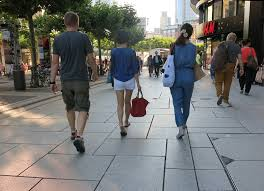
#> input picture practicas/peatones/pedestrian3.jpeg, 264 x 191 px, found by its file name
$ jupyter execute detecccion_peatones_images.ipynb
#> lines starting #> are read from the running program, lines starting #| are printed output that depends on the picture; after the words box and inside, x2 and y2 are one past the last pixel; in counts of white or black regions, pixels touching at a corner belong together
[cell 1]
#importar las bibliotecas necesarias
import numpy as np
import imutils
import cv2
from imutils.object_detection import non_max_suppression
import matplotlib.pyplot as plt

[cell 2]
# se inicializa descriptor HOG y SVM
hog = cv2.HOGDescriptor()
hog.setSVMDetector(cv2.HOGDescriptor_getDefaultPeopleDetector())

[cell 3]
#indicamos la direccion de la imagen
ruta_img = '/home/miguel/Documents/sr/basic1/fotos/pedestrian3.jpeg'
imagen = cv2.imread(ruta_img)
#> imagen is the input picture: shape (191, 264, 3); mean B, G, R 113.7, 115.6, 115.1
imagen = imutils.resize(imagen, width = min(400, imagen.shape[1]))

[cell 4]
#detectar peatones en la imagen
(rectas, weights) = hog.detectMultiScale(imagen, winStride= (4,4), padding =(8,8), scale = 1.05)
#> rectas = [[192, 7, 66, 132], [147, 6, 75, 150], [88, 13, 72, 145], [35, 8, 82, 164]]; weights = [1.07, 2.53, 2.22, 1.5]
#winStride = (2,2) , (6,6), (8,8) ...
#padding = (2,2), (4,4), (8,8)...

[cell 5]
#enmarcar peatones detectados
rectas = np.array([[x,y,x+w,y+h] for (x,y,w,h) in rectas])
#> rectas = [[192, 7, 258, 139], [147, 6, 222, 156], [88, 13, 160, 158], [35, 8, 117, 172]]
#suprimir multiples selecciones para un peaton
eleccion = non_max_suppression(rectas, probs = None, overlapThresh = 0.65)
#> eleccion = [[35, 8, 117, 172], [88, 13, 160, 158], [147, 6, 222, 156], [192, 7, 258, 139]]

[cell 6]
#dibujar cuadros finales en imagen
for (xA, yA, xB, yB) in eleccion:
    cv2.rectangle(imagen, (xA, yA), (xB, yB), (0,255,0), 2)
#> this loop made 4 passes
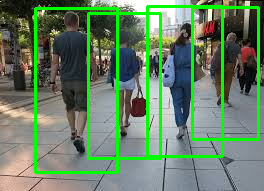
#> imagen: shape (191, 264, 3); 10.26% of pixels changed, all inside (x1, y1, x2, y2) = (34, 5, 260, 174)

[cell 7]
#mostrar la imagen
imagen = cv2.cvtColor(imagen, cv2.COLOR_RGB2BGR)
plt.imshow(imagen)


$ run again, with practicas/peatones/pedestrian.jpeg copied over practicas/peatones/pedestrian3.jpeg
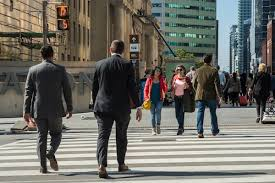
#> input picture practicas/peatones/pedestrian.jpeg, 275 x 183 px, found by its file name
#> imagen is the input picture: shape (183, 275, 3); mean B, G, R 102, 109.1, 110.4
#> `(rectas, weights) = hog.detectMultiScale(imagen, winStride= (4,4), pad..`: rectas = [[173, 27, 69, 138], [12, 35, 73, 146], [77, 30, 76, 152]]; weights = [2.2, 3.01, 3.82]
#> `rectas = np.array([[x,y,x+w,y+h] for (x,y,w,h) in rectas])`: rectas = [[173, 27, 242, 165], [12, 35, 85, 181], [77, 30, 153, 182]]
#> eleccion = [[77, 30, 153, 182], [12, 35, 85, 181], [173, 27, 242, 165]]
#> the loop `for (xA, yA, xB, yB) in eleccion:` made 3 passes
#> after the loop `for (xA, yA, xB, yB) in eleccion:`:
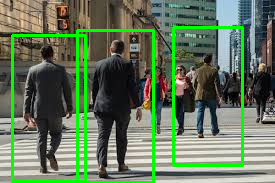
#> imagen: shape (183, 275, 3); 7.55% of pixels changed, all inside (x1, y1, x2, y2) = (11, 26, 244, 183)
